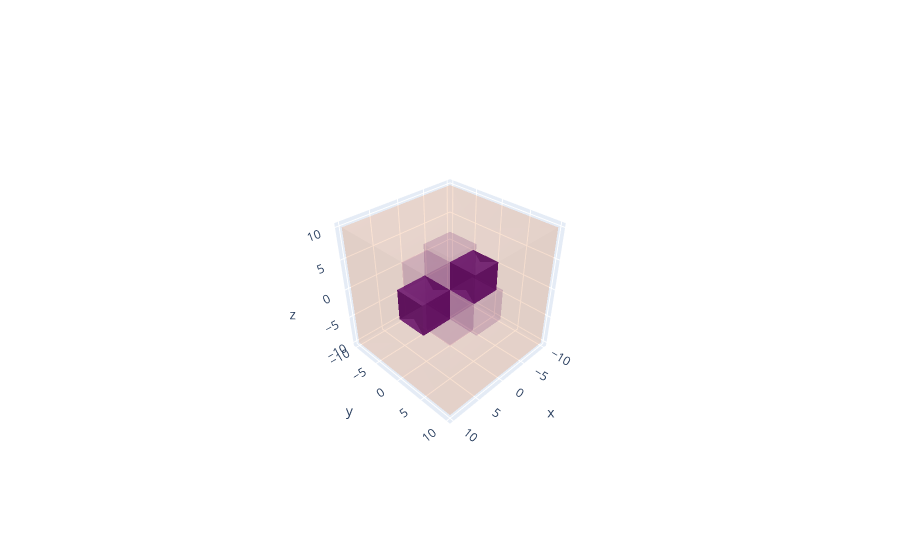
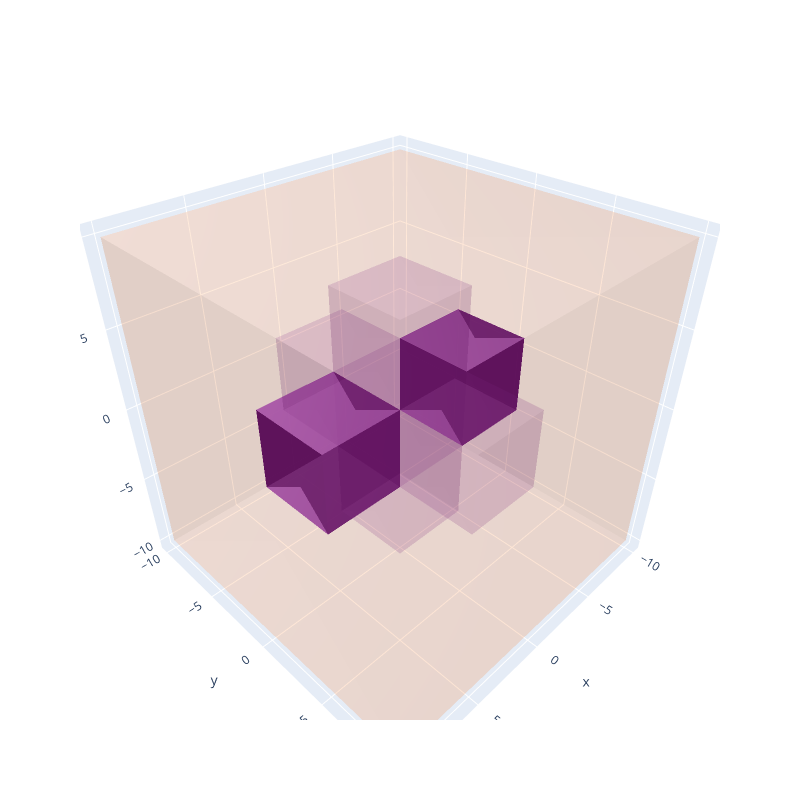

Write notebook code for charts like these, in order.
### Code cell
def cubes(size, pos_x, pos_y, pos_z, color):
    # create points
    x, y, z = np.meshgrid(
        np.linspace(pos_x-size/2, pos_x+size/2, 2), 
        np.linspace(pos_y-size/2, pos_y+size/2, 2), 
        np.linspace(pos_z-size/2, pos_z+size/2, 2),
    )
    x = x.flatten()
    y = y.flatten()
    z = z.flatten()
    print(x,y,z)
    return go.Mesh3d(x=x, y=y, z=z, alphahull=1, flatshading=True, color=color, lighting={'diffuse': 0.1, 'specular': 2.0, 'roughness': 0.5})

fig = go.Figure()
# set edge length of cubes
size = 5

# add outer cube
fig.add_trace(cubes(20,0,0,0, 'rgba(255,100,0,0.1)'))

# add inner center cube
fig.add_trace(cubes(size,0,0,0, 'rgba(100,0,100,0.1)'))

# add inner cubes
fig.add_trace(cubes(size,size,0,0, 'rgba(100,0,100,0.7)'))
fig.add_trace(cubes(size,-size,0,0, 'rgba(100,0,100,0.7)'))

fig.add_trace(cubes(size,0,size,0, 'rgba(100,0,100,0.1)'))
fig.add_trace(cubes(size,0,-size,0, 'rgba(100,0,100,0.1)'))

fig.add_trace(cubes(size,0,0,size, 'rgba(100,0,100,0.1)'))
fig.#add_trace(cubes(size,0,0,-size, 'rgba(100,0,100,0.1)'))


fig.update_layout(
    autosize=False,
    width=800,
    height=800,
)

### Figure 1 — Plotly figure (JSON) as saved in the notebook; plotly's stock layout.template omitted (floating-point values rounded to 4 significant figures)
{"data": [{"alphahull": 1, "color": "rgba(255,100,0,0.1)", "flatshading": true, "lighting": {"diffuse": 0.1, "roughness": 0.5, "specular": 2}, "type": "mesh3d", "x": [-10, -10, 10, 10, -10, -10, 10, 10], "y": [-10, -10, -10, -10, 10, 10, 10, 10], "z": [-10, 10, -10, 10, -10, 10, -10, 10]}, {"alphahull": 1, "color": "rgba(100,0,100,0.1)", "flatshading": true, "lighting": {"diffuse": 0.1, "roughness": 0.5, "specular": 2}, "type": "mesh3d", "x": [-2.5, -2.5, 2.5, 2.5, -2.5, -2.5, 2.5, 2.5], "y": [-2.5, -2.5, -2.5, -2.5, 2.5, 2.5, 2.5, 2.5], "z": [-2.5, 2.5, -2.5, 2.5, -2.5, 2.5, -2.5, 2.5]}, {"alphahull": 1, "color": "rgba(100,0,100,0.7)", "flatshading": true, "lighting": {"diffuse": 0.1, "roughness": 0.5, "specular": 2}, "type": "mesh3d", "x": [2.5, 2.5, 7.5, 7.5, 2.5, 2.5, 7.5, 7.5], "y": [-2.5, -2.5, -2.5, -2.5, 2.5, 2.5, 2.5, 2.5], "z": [-2.5, 2.5, -2.5, 2.5, -2.5, 2.5, -2.5, 2.5]}, {"alphahull": 1, "color": "rgba(100,0,100,0.7)", "flatshading": true, "lighting": {"diffuse": 0.1, "roughness": 0.5, "specular": 2}, "type": "mesh3d", "x": [-7.5, -7.5, -2.5, -2.5, -7.5, -7.5, -2.5, -2.5], "y": [-2.5, -2.5, -2.5, -2.5, 2.5, 2.5, 2.5, 2.5], "z": [-2.5, 2.5, -2.5, 2.5, -2.5, 2.5, -2.5, 2.5]}, {"alphahull": 1, "color": "rgba(100,0,100,0.1)", "flatshading": true, "lighting": {"diffuse": 0.1, "roughness": 0.5, "specular": 2}, "type": "mesh3d", "x": [-2.5, -2.5, 2.5, 2.5, -2.5, -2.5, 2.5, 2.5], "y": [2.5, 2.5, 2.5, 2.5, 7.5, 7.5, 7.5, 7.5], "z": [-2.5, 2.5, -2.5, 2.5, -2.5, 2.5, -2.5, 2.5]}, {"alphahull": 1, "color": "rgba(100,0,100,0.1)", "flatshading": true, "lighting": {"diffuse": 0.1, "roughness": 0.5, "specular": 2}, "type": "mesh3d", "x": [-2.5, -2.5, 2.5, 2.5, -2.5, -2.5, 2.5, 2.5], "y": [-7.5, -7.5, -7.5, -7.5, -2.5, -2.5, -2.5, -2.5], "z": [-2.5, 2.5, -2.5, 2.5, -2.5, 2.5, -2.5, 2.5]}, {"alphahull": 1, "color": "rgba(100,0,100,0.1)", "flatshading": true, "lighting": {"diffuse": 0.1, "roughness": 0.5, "specular": 2}, "type": "mesh3d", "x": [-2.5, -2.5, 2.5, 2.5, -2.5, -2.5, 2.5, 2.5], "y": [-2.5, -2.5, -2.5, -2.5, 2.5, 2.5, 2.5, 2.5], "z": [2.5, 7.5, 2.5, 7.5, 2.5, 7.5, 2.5, 7.5]}, {"alphahull": 1, "color": "rgba(100,0,100,0.1)", "flatshading": true, "lighting": {"diffuse": 0.1, "roughness": 0.5, "specular": 2}, "type": "mesh3d", "x": [-2.5, -2.5, 2.5, 2.5, -2.5, -2.5, 2.5, 2.5], "y": [-2.5, -2.5, -2.5, -2.5, 2.5, 2.5, 2.5, 2.5], "z": [-7.5, -2.5, -7.5, -2.5, -7.5, -2.5, -7.5, -2.5]}], "layout": {"autosize": true, "scene": {"aspectmode": "auto", "aspectratio": {"x": 1.0, "y": 1.0, "z": 1.0}, "camera": {"center": {"x": 0, "y": 0, "z": 0}, "eye": {"x": 1.784, "y": 1.784, "z": 1.784}, "projection": {"type": "perspective"}, "up": {"x": 0, "y": 0, "z": 1}}}}}

### Figure 2 — Plotly figure (JSON) as saved in the notebook; plotly's stock layout.template omitted (floating-point values rounded to 4 significant figures)
{"data": [{"alphahull": 1, "color": "rgba(255,100,0,0.1)", "flatshading": true, "lighting": {"diffuse": 0.1, "roughness": 0.5, "specular": 2}, "type": "mesh3d", "x": [-10, -10, 10, 10, -10, -10, 10, 10], "y": [-10, -10, -10, -10, 10, 10, 10, 10], "z": [-10, 10, -10, 10, -10, 10, -10, 10]}, {"alphahull": 1, "color": "rgba(100,0,100,0.1)", "flatshading": true, "lighting": {"diffuse": 0.1, "roughness": 0.5, "specular": 2}, "type": "mesh3d", "x": [-2.5, -2.5, 2.5, 2.5, -2.5, -2.5, 2.5, 2.5], "y": [-2.5, -2.5, -2.5, -2.5, 2.5, 2.5, 2.5, 2.5], "z": [-2.5, 2.5, -2.5, 2.5, -2.5, 2.5, -2.5, 2.5]}, {"alphahull": 1, "color": "rgba(100,0,100,0.7)", "flatshading": true, "lighting": {"diffuse": 0.1, "roughness": 0.5, "specular": 2}, "type": "mesh3d", "x": [2.5, 2.5, 7.5, 7.5, 2.5, 2.5, 7.5, 7.5], "y": [-2.5, -2.5, -2.5, -2.5, 2.5, 2.5, 2.5, 2.5], "z": [-2.5, 2.5, -2.5, 2.5, -2.5, 2.5, -2.5, 2.5]}, {"alphahull": 1, "color": "rgba(100,0,100,0.7)", "flatshading": true, "lighting": {"diffuse": 0.1, "roughness": 0.5, "specular": 2}, "type": "mesh3d", "x": [-7.5, -7.5, -2.5, -2.5, -7.5, -7.5, -2.5, -2.5], "y": [-2.5, -2.5, -2.5, -2.5, 2.5, 2.5, 2.5, 2.5], "z": [-2.5, 2.5, -2.5, 2.5, -2.5, 2.5, -2.5, 2.5]}, {"alphahull": 1, "color": "rgba(100,0,100,0.1)", "flatshading": true, "lighting": {"diffuse": 0.1, "roughness": 0.5, "specular": 2}, "type": "mesh3d", "x": [-2.5, -2.5, 2.5, 2.5, -2.5, -2.5, 2.5, 2.5], "y": [2.5, 2.5, 2.5, 2.5, 7.5, 7.5, 7.5, 7.5], "z": [-2.5, 2.5, -2.5, 2.5, -2.5, 2.5, -2.5, 2.5]}, {"alphahull": 1, "color": "rgba(100,0,100,0.1)", "flatshading": true, "lighting": {"diffuse": 0.1, "roughness": 0.5, "specular": 2}, "type": "mesh3d", "x": [-2.5, -2.5, 2.5, 2.5, -2.5, -2.5, 2.5, 2.5], "y": [-7.5, -7.5, -7.5, -7.5, -2.5, -2.5, -2.5, -2.5], "z": [-2.5, 2.5, -2.5, 2.5, -2.5, 2.5, -2.5, 2.5]}, {"alphahull": 1, "color": "rgba(100,0,100,0.1)", "flatshading": true, "lighting": {"diffuse": 0.1, "roughness": 0.5, "specular": 2}, "type": "mesh3d", "x": [-2.5, -2.5, 2.5, 2.5, -2.5, -2.5, 2.5, 2.5], "y": [-2.5, -2.5, -2.5, -2.5, 2.5, 2.5, 2.5, 2.5], "z": [2.5, 7.5, 2.5, 7.5, 2.5, 7.5, 2.5, 7.5]}, {"alphahull": 1, "color": "rgba(100,0,100,0.1)", "flatshading": true, "lighting": {"diffuse": 0.1, "roughness": 0.5, "specular": 2}, "type": "mesh3d", "x": [-2.5, -2.5, 2.5, 2.5, -2.5, -2.5, 2.5, 2.5], "y": [-2.5, -2.5, -2.5, -2.5, 2.5, 2.5, 2.5, 2.5], "z": [-7.5, -2.5, -7.5, -2.5, -7.5, -2.5, -7.5, -2.5]}], "layout": {"autosize": false, "height": 800, "scene": {"aspectmode": "auto", "aspectratio": {"x": 1.0, "y": 1.0, "z": 1.0}, "camera": {"center": {"x": 0, "y": 0, "z": 0}, "eye": {"x": 1.117, "y": 1.117, "z": 1.117}, "projection": {"type": "perspective"}, "up": {"x": 0, "y": 0, "z": 1}}}, "width": 800}}
